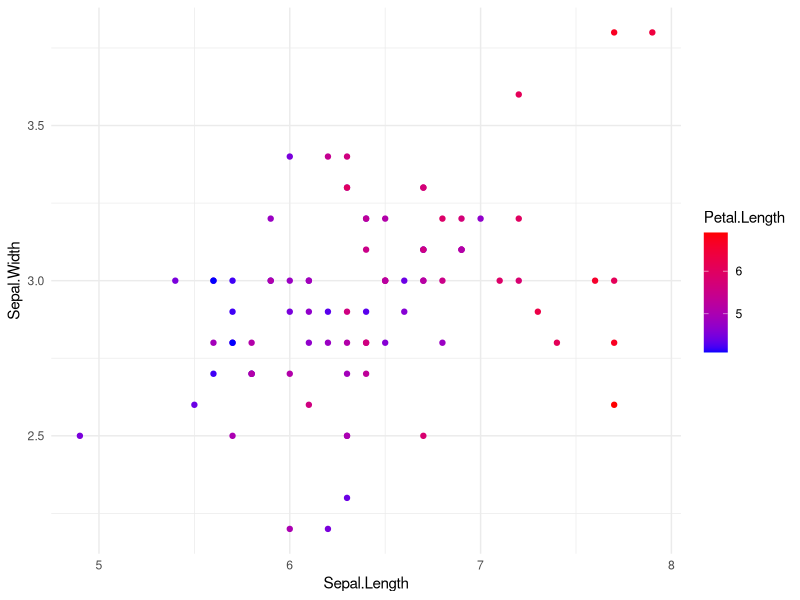
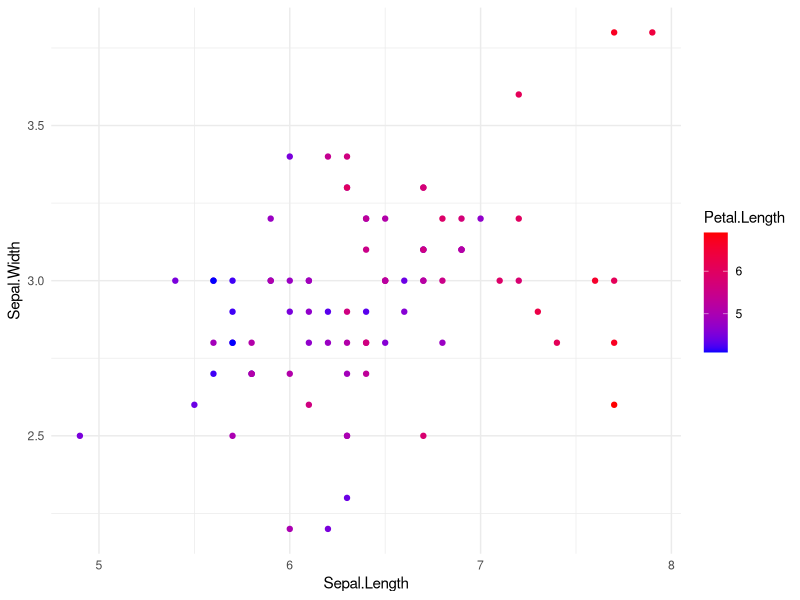
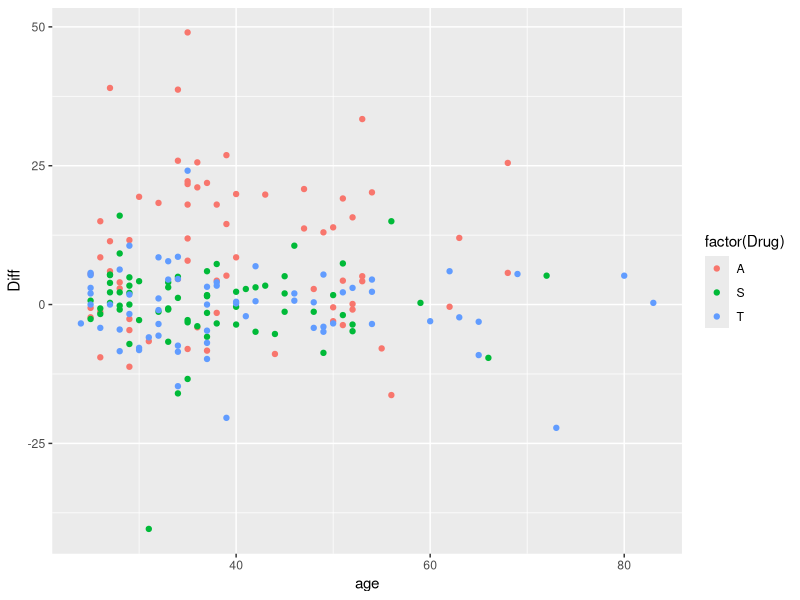
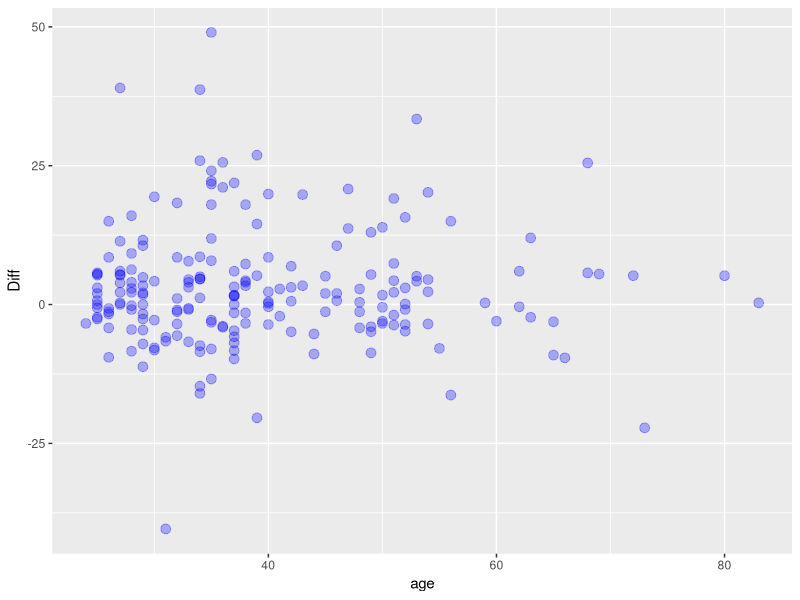
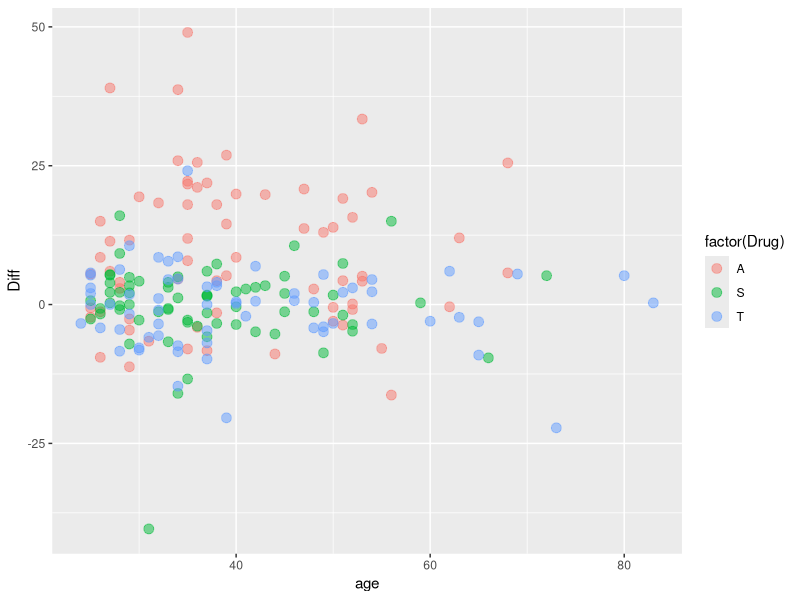
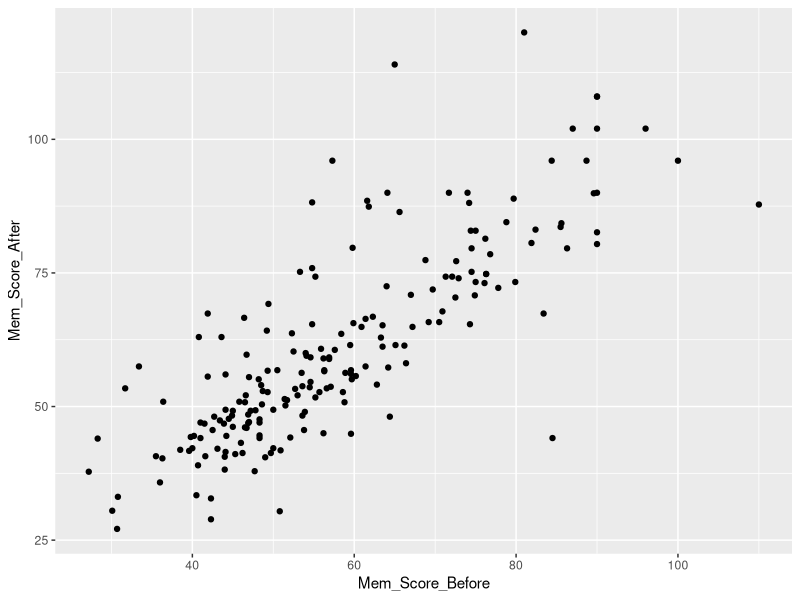
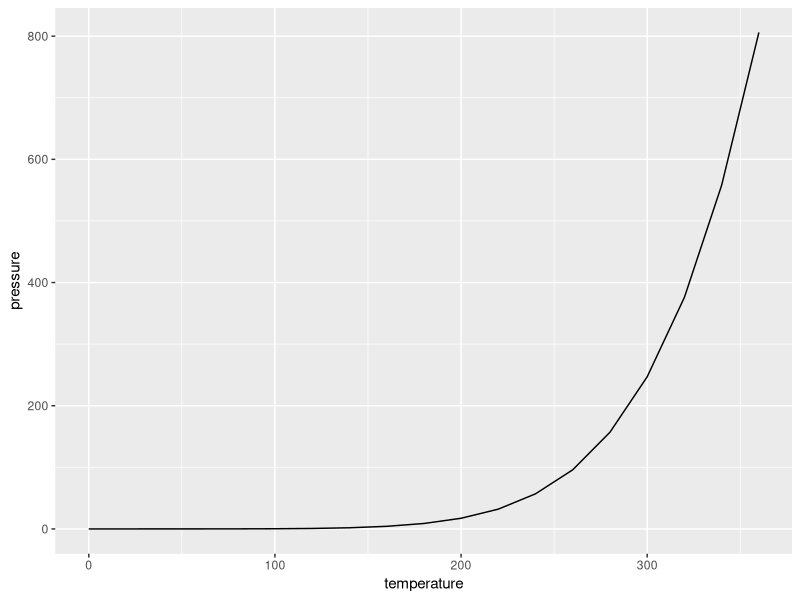
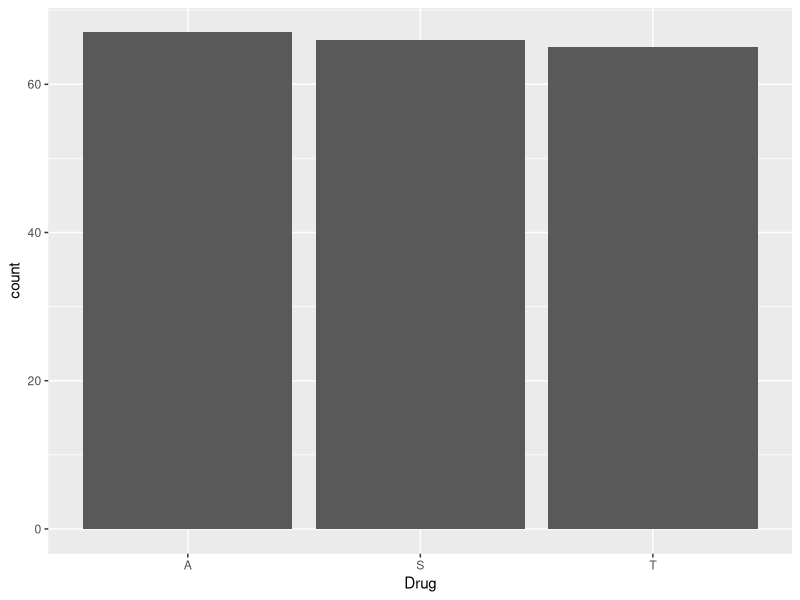

The R script that drew these images, in order:
## ---- chunk 1
knitr::opts_chunk$set(echo = TRUE)
## ---- chunk 2
# Paigalda tidyverse, kui see pole veel paigaldatud
if (!requireNamespace("tidyverse", quietly = TRUE)) {
  install.packages("tidyverse")
}

# Laadi tidyverse
library(tidyverse)
## ---- chunk 3
Isd <- read_csv('Islander_data.csv')

Isd
## ---- chunk 4
# Loome näidisandmestiku
set.seed(42)
data <- tibble(
  YourCategory = factor(sample(LETTERS[1:5], 100, replace = TRUE)),
  YourVariable = rnorm(100, mean = 50, sd = 10),
  YourOtherVariable = rnorm(100, mean = 20, sd = 2)
)
head(data)
## ---- chunk 5
# Andmete kokkuvõte
data_summary <- data %>% 
  group_by(YourCategory) %>%
  summarize(
    mean_value = mean(YourVariable, na.rm = TRUE),
    n = n()
  ) %>%
  arrange(desc(mean_value))

head(data_summary)
## ---- chunk 6
# Uus veerg mutate ja case_when abil
# pane tähele, et kirjutame (uuendame) originaalandmestikku
data <- data %>%
  mutate(
    HalfOfOtherVariable = YourOtherVariable / 2, # lisame uue veeru olemasolevate põhjal
    YourGroup = case_when(
      YourCategory %in% c("A", "B") ~ "Grupp 1", # ühendame A ja B Grupp 1-ks
      YourCategory %in% c("C", "D") ~ "Grupp 2", # ühendame C ja D Grupp 2-ks
      TRUE ~ "Muu"                              # case_when vajab vaikimisi väärtust
    ),
    NewVariable = case_when(
      YourVariable > 60 ~ YourVariable * 2,  # Korrutame üle 60 väärtused kahega
      YourVariable < 40 ~ YourVariable / 2,  # Jagame alla 40 väärtused kahega
      TRUE ~ YourVariable                    # Muud jätame samaks
    )
  )
head(data)
## ---- chunk 7
# Loo vanuserühma veerg

Isd <- Isd %>%
  mutate(
    age_group = case_when(
      age < 30 ~ "Noor",
      age >= 30 & age <= 50 ~ "Keskealine",
      age > 50 ~ "Seenior"))

head(Isd[, c("age", "age_group")])
## ---- chunk 8
# Määra andmed ja esteetikad
plot <- ggplot(data = iris %>% filter(Petal.Length > 4), aes(x = Sepal.Length, y = Sepal.Width, color = Petal.Length)) +
  geom_point() + 
  scale_color_continuous(low = "blue", high = "red") + 
  theme_minimal()

# Kuvab joonise
plot
## ---- chunk 9

iris %>% 
  filter(Petal.Length > 4) %>% 
  ggplot(aes(x=Sepal.Length, y=Sepal.Width, color=Petal.Length)) + 
  geom_point() + 
  scale_color_continuous(low='blue', high='red') + 
  theme_minimal()
## ---- chunk 10
# Hajuvusdiagramm, kus esteetikad on seotud muutujatega
scatter_plot <- ggplot(Isd, aes(x = age, y = Diff, color = factor(Drug))) +
  geom_point()

scatter_plot
## ---- chunk 11
# Muuda punktide suurust ja läbipaistvust geom-is
scatter_plot_independent_aes <- ggplot(Isd, aes(x = age, y = Diff)) +
  geom_point(size = 3, alpha = 0.3, color='blue')

scatter_plot_independent_aes

scatter_plot_data_related_aes <- ggplot(Isd, aes(x = age, y = Diff)) +
  geom_point(size = 3, alpha = 0.5, aes(color = factor(Drug)))

scatter_plot_data_related_aes

## ---- chunk 12
# Kasuta Islander andmestikku näitena
# head(Isd)

# Hajuvusdiagramm mälu skoorist enne ja pärast ravimi võtmist
scatter_plot <- ggplot(Isd, aes(x = Mem_Score_Before, y = Mem_Score_After)) +
  geom_point()

scatter_plot
## ---- chunk 13
# Kasuta pressure andmestikku näitena
head(pressure)

# Joondiagramm temperatuurist vs. rõhk
line_plot <- ggplot(pressure, aes(x = temperature, y = pressure)) +
  geom_line()

line_plot
## ---- chunk 14
# Kasuta Islander andmestikku näitena
head(Isd)

# Kategooriliste andmete puhul loe, mitu korda iga esineb
bar_plot <- ggplot(Isd, aes(x = Drug)) +
  geom_bar()

bar_plot

# Arvuliste andmete puhul summeerib kõik väärtused x-telje kategooriate kaupa
column_plot <- ggplot(Isd, aes(x = Drug, y = Diff)) +
  geom_col()

column_plot
## ---- chunk 15
# Histogramm vanuse kohta Islander andmestikus
histogram_plot <- ggplot(Isd, aes(x = age)) +
  geom_histogram(binwidth = 2)

histogram_plot
## ---- chunk 16
# Kastdiagramm Diff väärtuse kohta ravimite lõikes
box_plot <- ggplot(Isd, aes(x = Drug, y = Diff)) +
  geom_boxplot()

box_plot
## ---- chunk 17

jittered_plot <- ggplot(Isd, aes(x = Drug, y = Diff)) +
  geom_point(position = position_jitter(width = 0.4), alpha = 0.5) +
  geom_boxplot(aes(fill = Drug), alpha = 0.2, outlier.shape = NA) +
  theme_minimal()

jittered_plot
## ---- chunk 18
# Kasuta mtcars andmestikku näitena
head(mtcars)

# Hajuvusdiagramm mpg vs. wt koos silutud joonega
scatter_plot_smooth <- ggplot(mtcars, aes(x = wt, y = mpg)) +
  geom_point() +
  geom_smooth(formula = y ~ x, method = "loess", se = FALSE, linetype = "dashed", color = "blue") +
  theme_minimal()

scatter_plot_smooth

# Märgi konkreetseid andmepunkte tekstiga
scatter_plot_annotate <- scatter_plot_smooth +
  geom_text(data = subset(mtcars, mpg > 30 | wt > 5), 
            size = 3, hjust = 0.25, vjust = 1.5, 
            mapping = aes(label=rownames(subset(mtcars, mpg > 30 | wt > 5)))) +
  annotate(geom = 'text', x = 5, y = 30, label="Tekst, mida saan siia lisada", color="blue")

scatter_plot_annotate
## ---- chunk 19
Isd <- Isd %>%
  mutate(Diff = Mem_Score_After - Mem_Score_Before)

Isd %>%
  filter(!is.na(Drug), !is.na(Diff)) %>%
  ggplot(aes(x = Drug, y = Diff, fill = Drug)) +
  # Jaotuse kuju (tihedus)
  geom_violin(trim = FALSE, alpha = 0.6, color = NA) +
  # Üksikpunktid, jitter, et kattumist vähendada
  geom_point(
    aes(color = Drug),
    position = position_jitter(width = 0.15, height = 0, seed = 1),
    alpha = 0.5, size = 1.8, show.legend = FALSE
  ) +
  # Mediaani esiletõstmine
  stat_summary(
    fun = median, geom = "crossbar", width = 0.5, fatten = 0, color = "black"
  ) +
  guides(fill = "none", color = "none") +
  labs(
    title = "Ravimi mõju mälule: Diff jaotused ravimi (Drug) lõikes",
    subtitle = "Violin = jaotuse tihedus; must joon = mediaan; punktid = üksikosalejad",
    x = "Ravim (Drug)",
    y = "Mälu muutus (Diff = After - Before)"
  ) +
  theme_minimal(base_size = 12)



## ---- chunk 20

# Hajuvusdiagramm logaritmilise y-teljega mtcars andmetel
scatter_plot_scaled <- ggplot(mtcars, aes(x = mpg, y = hp)) +
  geom_point(alpha = 0.5) +
  scale_y_log10()

scatter_plot_scaled
## ---- chunk 21
# Arvuta iga silindrite kategooria mediaan mpg
cyl_median <- mtcars %>%
  group_by(cyl) %>%
  summarize(median_mpg = median(mpg, na.rm = TRUE)) %>%
  arrange(median_mpg)

cyl_median

# Kastdiagramm ümberjärjestatud silindrite kategooriatega
box_plot_scaled <- ggplot(mtcars, aes(x = factor(cyl), y = mpg)) +
  geom_boxplot() +
  scale_x_discrete(limits = factor(cyl_median$cyl)) +
  theme(axis.text.x = element_text(angle = 45, hjust = 1)) +
  xlab("Silindrite arv")

box_plot_scaled
## ---- chunk 22
# Kastdiagramm ümberjärjestatud silindrite kategooriatega ja värviskaalaga
box_plot_color_scaled <- ggplot(mtcars, aes(x = factor(cyl), y = mpg)) +
  geom_boxplot(alpha = 0.4, outlier.shape = NA) +  # täitmine disp järgi
  geom_jitter(aes(color = disp), width = 0.3) +  # hajutatud punktid värvitud disp järgi
  scale_x_discrete(limits = factor(cyl_median$cyl)) +
  scale_color_gradient(low = "blue", high = "red") +  # värviskaala punktidele
  theme(axis.text.x = element_text(angle = 45, hjust = 1))

box_plot_color_scaled
## ---- chunk 23
# Laadi vajalikud paketid
library(forcats)

# # Kodeeri Drug muutuja ümber
Isd_refactored <- Isd %>%
  mutate(Drug_name = fct_recode(Drug,
                                "Alprazolam" = "A",
                                "Triazolam" = "T",
                                "Suhkur" = "S"))

head(Isd_refactored)
## ---- chunk 24
# Loo uus veerg, kus Drug_name on ümberjärjestatud Diff väärtuse järgi
Isd_reordered <- Isd_refactored %>%
  mutate(Drug_reordered = fct_reorder(Drug_name, Diff, .fun = max, .desc = TRUE))

head(Isd_reordered)
## ---- chunk 25
# Tulpdiagramm ümberjärgestatud Drug ja Happy_Sad_group muutujatega
bar_plot_reordered <- ggplot(Isd_reordered, aes(x = Drug_reordered, fill = Happy_Sad_group)) +
  geom_bar(position = "dodge") +
  labs(x = "Ravim (ümberjärgestatud)", fill = "Õnnelik/Kurb rühm") +
  theme(axis.text.x = element_text(angle = 45, hjust = 1))

bar_plot_reordered
## ---- chunk 26

# Hajuvusdiagramm Sepal.Length vs Sepal.Width ja Petal.Length värviskaalana
scatter_plot_example <- ggplot(iris, aes(x = Sepal.Length, y = Sepal.Width, color = Petal.Length)) +
  geom_point(alpha = 0.7) +
  scale_color_continuous(low = "blue", high = "red") +
  theme_minimal()

scatter_plot_example
## ---- chunk 27
# Lisa pealkiri, alapealkiri ja teljesildid
scatter_plot_labeled <- scatter_plot_example +
  labs(
    title = "Õielehe pikkus vs. Õielehe laius",
    subtitle = "Värvitud õielehe pikkuse järgi",
    x = "Õielehe pikkus",
    y = "Õielehe laius",
    color = "Õielehe pikkus"
  )

scatter_plot_labeled
## ---- chunk 28
# Määra x- ja y-telje piirid
scatter_plot_limited <- scatter_plot_labeled +
  xlim(4, 8) +
  ylim(2, 4) + 
  geom_point(mapping = aes(size = Petal.Width), alpha=0.4) +
  labs(size = 'Õielehe laius')

scatter_plot_limited
## ---- chunk 29
scatter_plot_custom_theme <- scatter_plot_limited +
  theme(
    plot.title = element_text(size = 18, face = "bold"),
    plot.subtitle = element_text(size = 14),
    axis.title = element_text(size = 12, face = "bold"),
    axis.text = element_text(size = 10),
    panel.background = element_rect(fill = "white"),
    panel.grid.major = element_line(color = "gray", linetype = "dashed", linewidth = 0.5),
    panel.grid.minor = element_line(color = "gray", linetype = "dotted", linewidth = 0.25)
  )

scatter_plot_custom_theme
## ---- chunk 30
# Salvesta joonis PNG-failina
ggsave(
  filename = "scatter_plot_custom_theme.png",
  plot = scatter_plot_custom_theme,
  width = 8,
  height = 5,
  dpi = 300
)
## ---- chunk 31
# Salvesta joonis PDF-failina
ggsave(
  filename = "scatter_plot_custom_theme.pdf",
  width = 8,
  height = 5
)
## ---- chunk 32
# Laadi vajalikud paketid
# library(ggplot2)
library(patchwork)

# Hajuvusdiagramm mpg vs. wt
scatter_plot <- ggplot(mtcars, aes(x = wt, y = mpg)) +
  geom_point(aes(color = cyl)) +
  labs(title = "Kütusesäästlikkus vs. kaal", x = "Kaal (1000 lbs)", y = "Kütusesäästlikkus", color = "Silindrid") +
  theme_minimal()

# Tulpdiagramm autode arvust silindrite kaupa
bar_plot <- ggplot(mtcars, aes(x = factor(cyl))) +
  geom_bar(aes(fill = factor(cyl))) +
  labs(title = "Autode arv silindrite kaupa", x = "Silindrite arv", y = "Arv", fill = "Silindrid") +
  theme_minimal()

# Kastdiagramm mpg silindrite kaupa
box_plot <- ggplot(mtcars, aes(x = factor(cyl), y = mpg)) +
  geom_boxplot(aes(fill = factor(cyl))) +
  labs(title = "Kütusesäästlikkus silindrite kaupa", x = "Silindrite arv", y = "Kütusesäästlikkus", fill = "Silindrid") +
  theme_minimal() + theme(legend.position = "None")
## ---- chunk 33
# Kombineeri joonised patchwork abil
combined_plot <- scatter_plot + bar_plot + box_plot + plot_layout(ncol = 1)
combined_plot
## ---- chunk 34
# Kogu legendid ja lisa globaalne pealkiri, alapealkiri ja allkiri
combined_plot_annotated <- scatter_plot / (bar_plot + box_plot) +
  plot_annotation(
    title = "mtcars andmestiku uurimine",
    subtitle = "Hajuvusdiagramm, tulpdiagramm ja kastdiagramm",
    caption = "Andmeallikas: mtcars",
    tag_levels = 'A'
  ) +
  plot_layout(guides = "collect")

combined_plot_annotated
## ---- chunk 35
library(tidyverse)
library(patchwork)
library(viridis)   # värvipalett

Isd_na <- Isd %>% drop_na(Drug, Diff)


theme_pub <- theme_minimal(base_size = 12) +
  theme(
    plot.title = element_text(face = "bold", size = 16, hjust = 0),
    plot.subtitle = element_text(color = "grey30", margin = margin(b = 6)),
    axis.title = element_text(face = "bold"),
    panel.grid.minor = element_blank(),
    panel.grid.major.x = element_blank(),
    strip.background = element_rect(fill = "grey95", color = NA),
    strip.text = element_text(face = "bold"),
    legend.position = "none",
    plot.margin = margin(10, 12, 10, 12)
  )

pal <- viridis(n = length(unique(Isd_na$Drug)), option = "D", begin = .1, end = .9)

# jaotus ravimi lõikes
set.seed(2)
pA <- ggplot(Isd_na, aes(x = Drug, y = Diff, fill = Drug, color = Drug)) +
  geom_violin(trim = FALSE, alpha = 0.85, color = NA, width = .9) +
  stat_summary(fun = median, geom = "crossbar", width = .5, fatten = 0, color = "grey10") +
  geom_jitter(width = .12, height = 0, alpha = .12, size = 1.6) +
  scale_fill_manual(values = pal) +
  scale_color_manual(values = pal) +
  labs(title = "Mälu muutus (Diff) ravimi lõikes",
       x = NULL, y = "Diff (After - Before)") +
  theme_pub

# doosiefekt 
summ <- Isd_na %>%
  group_by(Drug, Dosage) %>%
  summarise(med = median(Diff, na.rm = TRUE), .groups = "drop")

pB <- ggplot(summ, aes(x = Dosage, y = med, group = Drug, color = Drug)) +
  geom_line(linewidth = 1) +
  geom_point(size = 2.6, stroke = 0) +
  scale_color_manual(values = pal) +
  labs(title = "Doosi mõju (mediaan Diff)", x = "Dosage", y = "Diff (mediaan)") +
  theme_pub

# vanuse trend
pC <- ggplot(Isd_na, aes(x = age, y = Diff, color = Drug)) +
  geom_point(alpha = .10, size = 1.2) +
  geom_smooth(se = FALSE, linewidth = 1.1, span = .9) +
  scale_color_manual(values = pal) +
  labs(title = "Vanuse trend Diff-ile", x = "Age", y = "Diff") +
  theme_pub

# kokku liitmine üheks graafikuks
final <- pA | (pB / pC) +
  plot_annotation(
    title = "Drugged Islanders: mälu muutuse profiil (legendita)",
    subtitle = "Vasak: jaotus ravimi lõikes; Üleval parem: doosi efekt; All parem: vanuse trend",
    caption = "Värvid on püsivad üle paneelide; läbipaistvad punktid vähendavad ülejoonistamist."
  )

final
# ggsave("islander_clean_pub_fig.png", final, width = 11, height = 7, dpi = 320)

